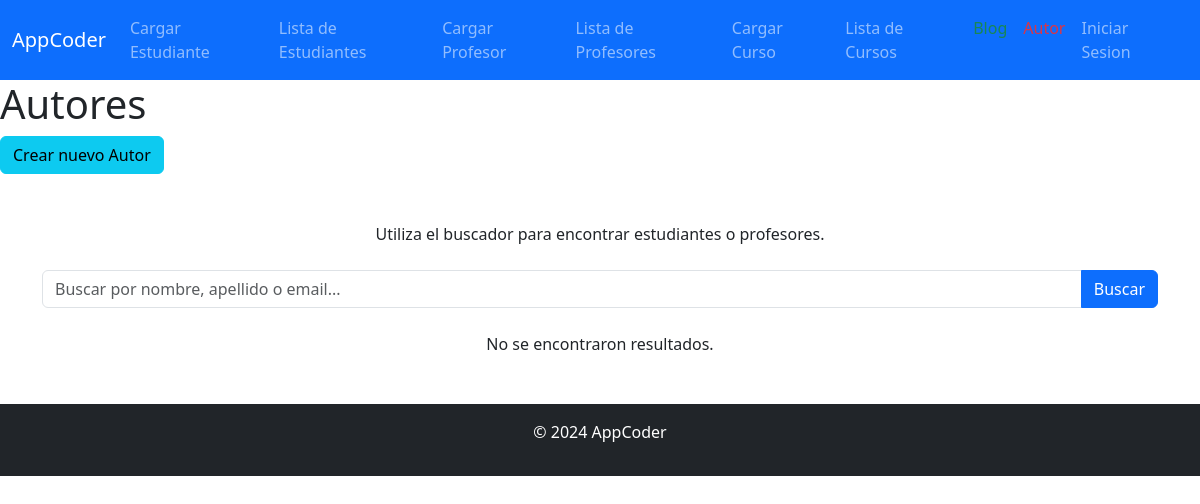
Before: /nuevo/ with the older database file.
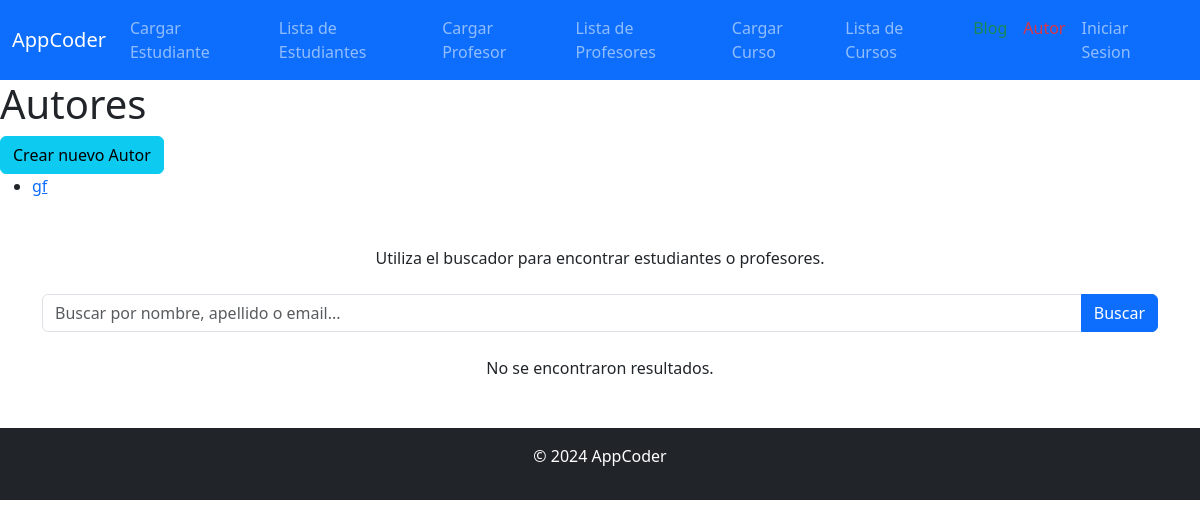
After: the same page with the newer database file.
### AppNuevo/models.py (models this page shows, shortened)
class Autor(models.Model):
    nombre = models.CharField(max_length=200)
    descripcion = models.TextField()
    correo = models.EmailField()

### AppNuevo/views.py (the view)
# urls.py: path('', AutorListView.as_view(), name='autor_list'),
class AutorListView( ListView):
    model = Autor
    template_name = 'AppNuevo/autor_list.html'
    context_object_name = 'autors'

### AppNuevo/Templates/AppNuevo/autor_list.html (shortened to what this page needs)
{% extends "AppCoder/index.html" %}
{% load static %}
{% block cuerpo %}
    <h1>Autores</h1>
    <a class="btn btn-info" href="{% url 'autor_create' %}">Crear nuevo Autor</a>
    <ul>
        {% for autor in autors %}
        <li>
            <a href="{% url 'autor_detail' autor.pk %}">{{ autor.nombre }}</a>
        </li>
        {% endfor %}
    </ul>
{% endblock %}

Changed rows visible on the page:
added Autor: nombre "gf"
